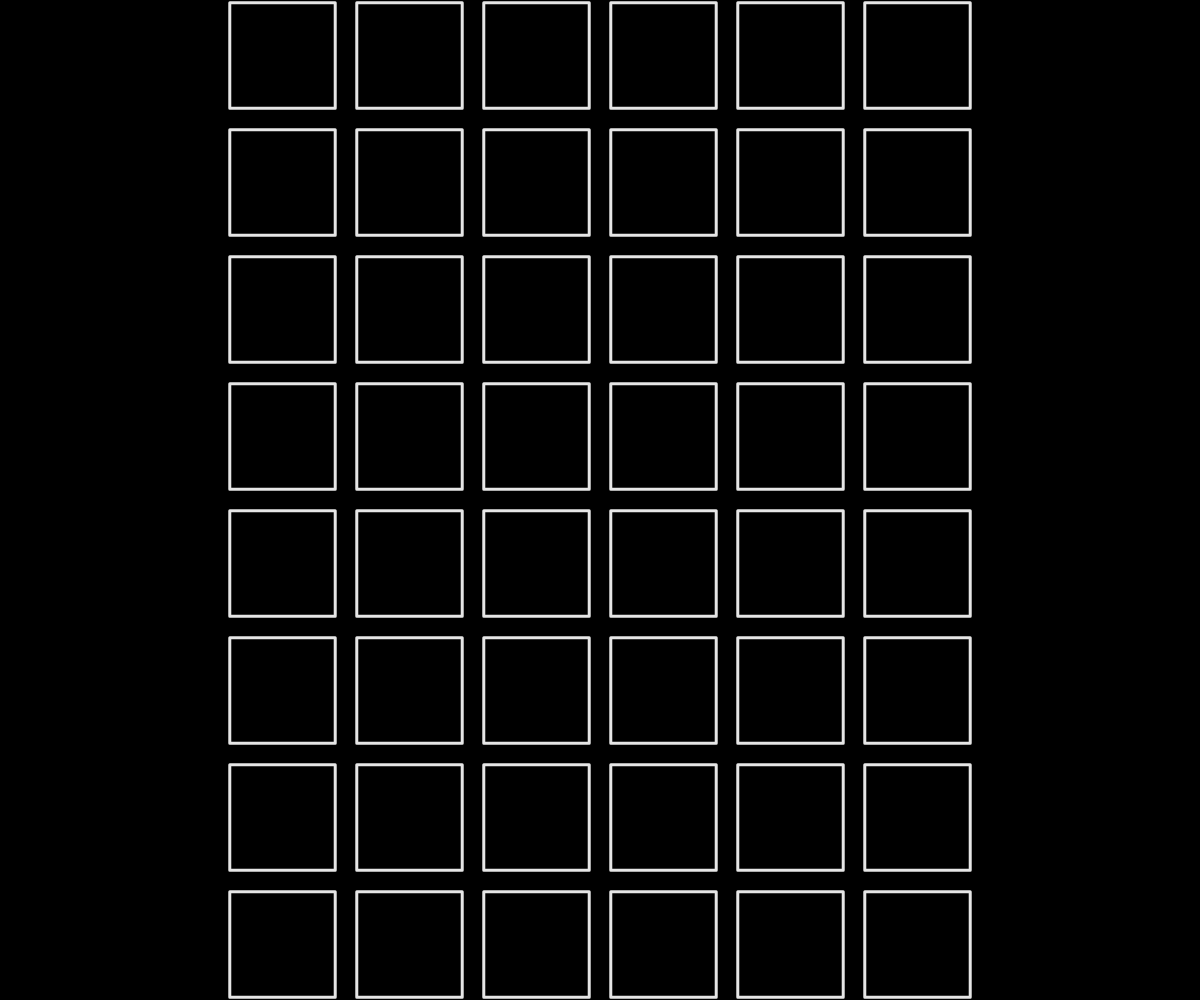
Frame 1 (no input)
Frame 60 (no input): identical to frame 1, image omitted
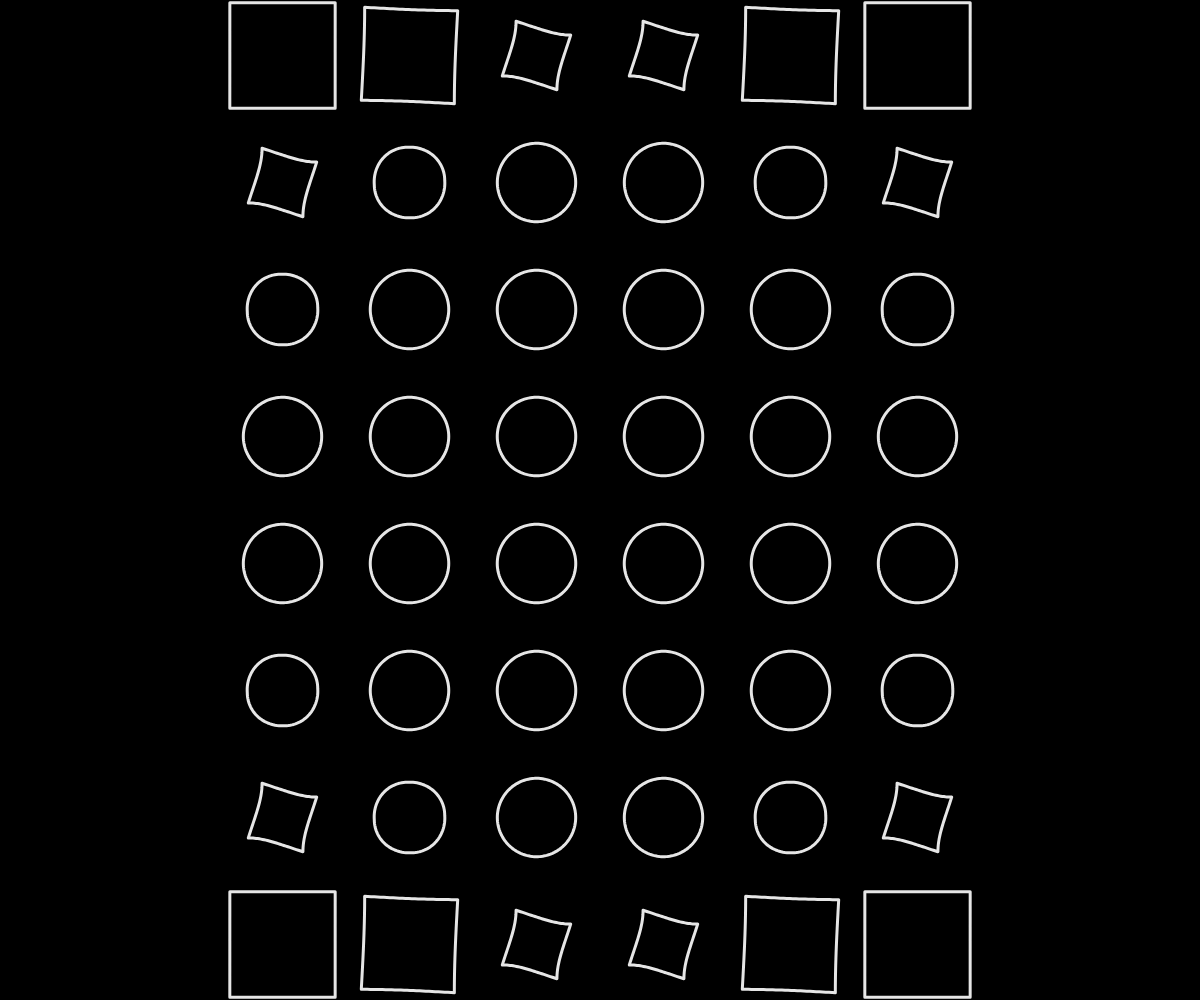
Frame 120 (the mouse pressed at the canvas centre since frame 60)

The p5.js sketch that drew these frames (run headless with seeded random() and noise() and a simulated clock; from frame 60 on, the mouse is pressed at the canvas centre):

// p5.js sketch
// ── sketch.js
/***********************************************
 * Ripple Grid + Multi-touch Knob for HOLD_MS
 * - 两指：进入旋钮控制，冻结画面；捏合/张开旋钮左/右转 → 改 HOLD_MS
 * - 单指点击空白：退出控制，恢复播放
 * - 长按拖动：连续发射波源；格子循环「□→○→△→□」
 ***********************************************/

// ===== 可调参数 =====
const COLS = 6, ROWS = 8, GAP = 16;
const N = 120, SW_MAIN = 3.0, BASE_ALPHA = 230;

const HALF_MS = 300;           // 变形时长固定
let   HOLD_MS = 1500;          // 停留时长（旋钮控制）
const HOLD_MIN = 30, HOLD_MAX = 4000;

const LONGPRESS_MS = 350;
const WAVE_SPEED_PX_PER_MS = 0.8;
const ACTIVATION_BAND = 40;

const EMIT_INTERVAL_MS = 40;
const MAX_EMITTERS = 800;

// ===== 派生量（每帧根据 HOLD_MS 更新）=====
let SEG_MS = HALF_MS + HOLD_MS;
let CYCLE_MS = 3 * SEG_MS;

// ===== 网格排布 =====
let tileDiam, rTile, sScale, marginX, marginY;

// ===== 形状缓存 =====
let triX=new Float32Array(N), triY=new Float32Array(N);
let sqrX=new Float32Array(N), sqrY=new Float32Array(N);
let cirX=new Float32Array(N), cirY=new Float32Array(N);
let rBase=120;

// ===== 每格状态 =====
// startMs:  -1 未触发；>=0 激活时间（基于逻辑时钟）；-2 已完成
// stopAtMs: -1 长按中不需要；>=0 松手后该格应在此时刻（含）停止在□
let startMs=[], stopAtMs=[];

// ===== 发射器（沿拖动路径持续产生）=====
let emitters = []; // {x,y,t0}
let lastEmitMs = 0;
let maxReachDist = 0;

// ===== 交互与时钟 =====
let isPointerDown=false, isLongPress=false;
let lastPointer={x:0,y:0};

// 逻辑时钟（可冻结）
let logicalNow = 0;     // 累加的逻辑时间（ms）
let lastReal = 0;       // 上一帧真实时间
let clockPaused = false;

// 长按判定起点（用逻辑时钟）
let downAtMs = 0;

// ===== 旋钮控制模式 =====
const KNOB_RADIUS = 80;
const KNOB_RING = 6;
const KNOB_SENSITIVITY = 3.0; // 每1px 距离变化 ≈ 3ms
let knob = {
  active: false,
  center: {x:0, y:0},
  baseDist: 0,      // 进入时两指距
  lastDist: 0,      // 上一帧两指距
  angle: 0,         // 视觉角度（deg）
  enteredAt: 0      // 进入时的逻辑时间
};

// ====== 基础 ======
function setup(){
  createCanvas(windowWidth, windowHeight);
  smooth(); strokeJoin(ROUND); strokeCap(ROUND); noFill();

  buildTrianglePoints(triX,triY,N,rBase);
  buildSquarePoints (sqrX,sqrY,N,rBase);
  buildCirclePoints (cirX,cirY,N,rBase);

  initStates();
  computeGridLayout();

  lastReal = millis();
}

function windowResized(){ resizeCanvas(windowWidth,windowHeight); computeGridLayout(); }

function initStates(){
  startMs = Array.from({length:ROWS},()=>Array(COLS).fill(-1));
  stopAtMs = Array.from({length:ROWS},()=>Array(COLS).fill(-1));
}

function resetForNewGesture(){
  initStates();
  emitters.length = 0;
  lastEmitMs = 0;
}

// ====== 逻辑时钟：可冻结 ======
function updateClock(){
  const realNow = millis();
  const dt = realNow - lastReal;
  if(!clockPaused) logicalNow += dt;
  lastReal = realNow;
}

// ====== 每帧 ======
function draw(){
  updateClock();

  // 按 HOLD_MS 派生节奏
  SEG_MS = HALF_MS + HOLD_MS;
  CYCLE_MS = 3 * SEG_MS;

  background(0);

  // 控制模式：冻结画面（不发射、不推进动画）；仅绘制当前冻结帧与旋钮
  if(knob.active){
    clockPaused = true; // 已在 updateClock 中保持冻结
    drawSceneFrozen();
    drawKnobOverlay();
    return;
  }else{
    clockPaused = false;
  }

  // 非控制模式：正常模拟/渲染
  simulateEmittersAndActivations();
  renderGrid();
}

// ====== 模拟与渲染 ======
function simulateEmittersAndActivations(){
  // 长按判定
  if(isPointerDown && !isLongPress){
    if(logicalNow - downAtMs >= LONGPRESS_MS){
      // 开始新一轮
      isLongPress = true;
      resetForNewGesture();
      spawnEmitter(logicalNow, lastPointer.x, lastPointer.y);
    }
  }

  // 长按中：沿路径周期发射
  if(isLongPress && logicalNow - lastEmitMs >= EMIT_INTERVAL_MS){
    spawnEmitter(logicalNow, lastPointer.x, lastPointer.y);
  }

  // 清理过期发射器
  pruneEmitters(logicalNow);
}

function renderGrid(){
  const now = logicalNow;

  for(let iy=0; iy<ROWS; iy++){
    for(let ix=0; ix<COLS; ix++){
      const c = tileCenter(ix,iy);

      // 未触发 → 是否被任一发射器命中
      if(isLongPress && startMs[iy][ix] < 0){
        if(hitByAnyEmitter(now, c.x, c.y)){
          startMs[iy][ix] = now;
          stopAtMs[iy][ix] = -1;
        }
      }

      // 绘制
      push();
      translate(c.x,c.y);
      stroke(255, BASE_ALPHA);
      strokeWeight(SW_MAIN);

      const t0 = startMs[iy][ix];
      const tStop = stopAtMs[iy][ix];

      if(t0 === -1 || t0 === -2){
        drawShape(sqrX,sqrY); // 未触发 / 已完成：正方形
      }else{
        const elapsed = now - t0;

        if(isLongPress){
          drawLoopCycle(elapsed, sScale); // 长按：无限循环
        }else{
          // 松手：收尾到下一个□边界
          if(tStop === -1){
            const cycles = Math.ceil(elapsed / CYCLE_MS);
            stopAtMs[iy][ix] = t0 + cycles*CYCLE_MS;
          }
          if(now >= stopAtMs[iy][ix]){
            startMs[iy][ix] = -2;
            drawShape(sqrX,sqrY);
          }else{
            drawLoopCycle(elapsed, sScale);
          }
        }
      }
      pop();
    }
  }
}

// ====== 发射器 ======
function spawnEmitter(t, x, y){
  emitters.push({ t0:t, x, y });
  lastEmitMs = t;
  if(emitters.length > MAX_EMITTERS){
    emitters.splice(0, emitters.length - MAX_EMITTERS);
  }
}

function hitByAnyEmitter(now, px, py){
  for(let i=emitters.length-1; i>=0; i--){
    const e = emitters[i];
    const age = now - e.t0;
    if(age < 0) continue;
    const R = age * WAVE_SPEED_PX_PER_MS;
    const d = dist(px,py, e.x,e.y);
    if(Math.abs(d - R) <= ACTIVATION_BAND) return true;
  }
  return false;
}

function pruneEmitters(now){
  let cut = 0;
  for(let i=0;i<emitters.length;i++){
    const age = now - emitters[i].t0;
    const R = age * WAVE_SPEED_PX_PER_MS;
    if(R < maxReachDist){ cut = i; break; }
    if(i === emitters.length-1) cut = emitters.length;
  }
  if(cut > 0) emitters.splice(0, cut);
}

// ====== 形变（循环：□→○→△→□） ======
function drawLoopCycle(elapsedMs, scale){
  const p = elapsedMs % CYCLE_MS;
  const stage = Math.floor(p / SEG_MS); // 0:□→○, 1:○→△, 2:△→□
  const pin = p - stage*SEG_MS;
  const k = (pin < HALF_MS) ? easeInOutCubic(pin / HALF_MS) : 1.0;

  let ax,ay,bx,by;
  if(stage===0){ ax=sqrX; ay=sqrY; bx=cirX; by=cirY; }
  else if(stage===1){ ax=cirX; ay=cirY; bx=triX; by=triY; }
  else { ax=triX; ay=triY; bx=sqrX; by=sqrY; }

  beginShape();
  for(let i=0;i<N;i++){
    vertex( lerp(ax[i],bx[i],k)*scale, lerp(ay[i],by[i],k)*scale );
  }
  endShape(CLOSE);
}

// ====== 形状与布局 ======
function drawShape(xs,ys){
  beginShape(); for(let i=0;i<N;i++) vertex(xs[i]*sScale, ys[i]*sScale); endShape(CLOSE);
}
function tileCenter(ix,iy){
  const cx=marginX + tileDiam*(ix+0.5) + GAP*ix;
  const cy=marginY + tileDiam*(iy+0.5) + GAP*iy;
  return {x:cx,y:cy};
}
function computeGridLayout(){
  const tileDiamX=(width -GAP*(COLS-1))/COLS;
  const tileDiamY=(height-GAP*(ROWS-1))/ROWS;
  tileDiam=Math.min(tileDiamX,tileDiamY);
  rTile=(tileDiam/(2*1.4142*0.95))*0.95;
  sScale=rTile/rBase;
  const usedW=COLS*tileDiam+(COLS-1)*GAP;
  const usedH=ROWS*tileDiam+(ROWS-1)*GAP;
  marginX=(width -usedW)*0.5;
  marginY=(height-usedH)*0.5;

  const tl = tileCenter(0,0);
  const br = tileCenter(COLS-1,ROWS-1);
  maxReachDist = dist(tl.x,tl.y, br.x,br.y) + 2*tileDiam + 200;
}

// ====== 多边形重采样 ======
function buildTrianglePoints(outX,outY,n,r){
  const poly=[]; for(let i=0;i<3;i++){ const a=-HALF_PI+TWO_PI*i/3; poly.push({x:r*Math.cos(a),y:r*Math.sin(a)}); }
  poly.push({...poly[0]}); resampleToArrays(poly,n,outX,outY);
}
function buildSquarePoints(outX,outY,n,r){
  const s=r*1.4142*0.95;
  const poly=[{x:-s,y:-s},{x:s,y:-s},{x:s,y:s},{x:-s,y:s},{x:-s,y:-s}];
  resampleToArrays(poly,n,outX,outY);
}
function buildCirclePoints(outX,outY,n,r){
  for(let i=0;i<n;i++){ const a=TWO_PI*i/n; outX[i]=r*Math.cos(a); outY[i]=r*Math.sin(a); }
}
function resampleToArrays(src,n,outX,outY){
  let per=0; for(let i=0;i<src.length-1;i++) per+=vdist(src[i],src[i+1]);
  const step=per/n; let d=0,seg=0; let a={...src[0]}, b={...src[1]};
  for(let i=0;i<n;i++){
    const target=i*step;
    while(seg<src.length-2 && d+vdist(a,b)<target){ d+=vdist(a,b); seg++; a={...src[seg]}; b={...src[seg+1]}; }
    const remain=target-d; const L=vdist(a,b); const t=(L===0)?0:(remain/L); const p=vlerp(a,b,t);
    outX[i]=p.x; outY[i]=p.y;
  }
}
function vdist(p,q){ return Math.hypot(p.x-q.x, p.y-q.y); }
function vlerp(a,b,t){ return {x:lerp(a.x,b.x,t), y:lerp(a.y,b.y,t)}; }
function easeInOutCubic(x){ return (x<0.5)?4*x*x*x:1-Math.pow(-2*x+2,3)/2; }

// ====== 控制模式（旋钮）绘制 ======
function drawSceneFrozen(){
  // 冻结时，只把当前时刻的画面画出来（注意：clock 已暂停，logicalNow 不变）
  renderGrid();
}

function drawKnobOverlay(){
  const c = knob.center;
  // 背景遮罩
  noStroke(); fill(0, 160); rect(0,0,width,height);
  // 外圈
  push();
  translate(c.x, c.y);
  stroke(255,220); strokeWeight(3); noFill();
  circle(0,0, KNOB_RADIUS*2);

  // 刻度
  const ticks = 24;
  for(let i=0;i<ticks;i++){
    const a = (i/ticks)*TWO_PI;
    const r1 = KNOB_RADIUS-10, r2 = KNOB_RADIUS;
    line(r1*cos(a), r1*sin(a), r2*cos(a), r2*sin(a));
  }

  // 旋钮指针（与 HOLD_MS 映射到 [-150°, +150°]）
  const t = map(HOLD_MS, HOLD_MIN, HOLD_MAX, -150, 150, true) * PI/180;
  stroke(255); strokeWeight(6);
  line(0,0, (KNOB_RADIUS-16)*cos(t), (KNOB_RADIUS-16)*sin(t));

  // 文本
  noStroke(); fill(255);
  textAlign(CENTER,CENTER);
  textSize(18);
  text(`HOLD_MS = ${Math.round(HOLD_MS)} ms`, 0, KNOB_RADIUS+26);
  pop();
}

// ====== 触摸 / 鼠标 ======
// —— 鼠标（桌面）——
function mousePressed(){
  if(knob.active){
    // 控制模式下，单击空白退出（这里简单处理，统一退出）
    knob.active = false;
    clockPaused = false;
    return;
  }
  isPointerDown = true; isLongPress = false;
  downAtMs = logicalNow;
  lastPointer = {x:mouseX,y:mouseY};
}
function mouseDragged(){ lastPointer = {x:mouseX,y:mouseY}; }
function mouseMoved(){ if(isPointerDown) lastPointer = {x:mouseX,y:mouseY}; }
function mouseReleased(){ isPointerDown=false; isLongPress=false; }

// —— 触摸（移动端，多指）——
function touchStarted(){
  if(touches.length >= 2){
    // 进入旋钮控制模式
    enterKnobMode();
    return false;
  }

  if(knob.active && touches.length === 1){
    // 单指点击空白：退出控制模式
    knob.active = false;
    clockPaused = false;
    return false;
  }

  // 普通单指：准备长按
  isPointerDown = true; isLongPress = false;
  downAtMs = logicalNow;
  const t = touches[0] || {x:mouseX,y:mouseY};
  lastPointer = {x:t.x, y:t.y};
  return false;
}

function touchMoved(){
  if(knob.active && touches.length >= 2){
    updateKnobWithPinch();
    return false;
  }
  if(touches.length >= 1){
    const t = touches[0];
    lastPointer = {x:t.x, y:t.y};
  }
  return false;
}

function touchEnded(){
  if(touches.length === 0){
    // 所有手指离开
    isPointerDown = false;
    isLongPress = false;
  }
  return false;
}

// ====== 旋钮模式：进入/更新 ======
function enterKnobMode(){
  // 计算两指中心与距离
  const p1 = {x: touches[0].x, y: touches[0].y};
  const p2 = {x: touches[1].x, y: touches[1].y};
  knob.center = { x: (p1.x+p2.x)/2, y: (p1.y+p2.y)/2 };
  knob.baseDist = dist(p1.x,p1.y, p2.x,p2.y);
  knob.lastDist = knob.baseDist;
  knob.angle = 0;
  knob.enteredAt = logicalNow;

  knob.active = true;
  clockPaused = true; // 冻结
}

function updateKnobWithPinch(){
  const p1 = {x: touches[0].x, y: touches[0].y};
  const p2 = {x: touches[1].x, y: touches[1].y};
  const center = { x: (p1.x+p2.x)/2, y: (p1.y+p2.y)/2 };
  const curDist = dist(p1.x,p1.y, p2.x,p2.y);

  // 旋钮位置跟随两指中心
  knob.center = center;

  // 捏合（距离变小） → 逆时针；张开 → 顺时针
  const delta = curDist - knob.lastDist; // >0 张开；<0 捏合
  knob.angle += delta * 0.6; // 只用于视觉动画

  // 将距离变化映射到 HOLD_MS
  HOLD_MS = constrain(HOLD_MS + delta * KNOB_SENSITIVITY, HOLD_MIN, HOLD_MAX);

  knob.lastDist = curDist;
}

// ====== 工具 ======
function drawShape(xs,ys){
  beginShape(); for(let i=0;i<N;i++) vertex(xs[i]*sScale, ys[i]*sScale); endShape(CLOSE);
}
function vdist(p,q){ return Math.hypot(p.x-q.x, p.y-q.y); }
function vlerp(a,b,t){ return {x:lerp(a.x,b.x,t), y:lerp(a.y,b.y,t)}; }
